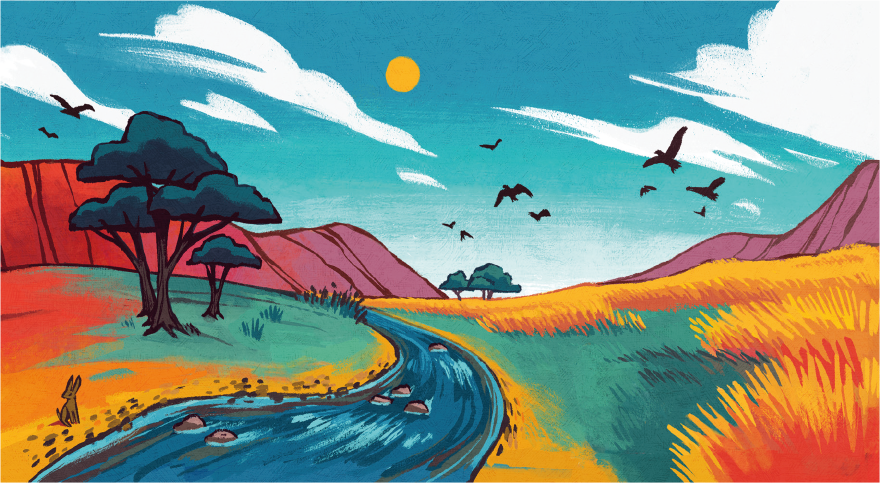
#> input picture src/assets/fustelle_back/offer_tiles_1.png, 1759 x 965 px, found by its file name (shown at 1/2 size)
$ python crop_cards.py
#> lines starting #> are read from the running program, lines starting #| are printed output that depends on the picture; pictures that were not available may be replaced by others from this repository, and a replacement may not be noted
#!/usr/bin/env python3
"""
Ritaglia le 7 offer tile dal panorama unificato (offer_tiles_1 + offer_tile_d + offer_tiles_3).

Centri delle carte nel panorama (4143px):
  A=313  B=880  C=1443  D=2073  E=2698  F=3265  G=3831

Tagli = mezzeria tra centri consecutivi:
  [0, 596, 1161, 1758, 2385, 2981, 3548, 4143]
"""
from PIL import Image
from pathlib import Path

BASE = Path(__file__).parent

STRIPS  = ['offer_tiles_1.png', 'offer_tile_d.png', 'offer_tiles_3.png']
CENTERS = [313, 880, 1443, 2073, 2698, 3265, 3831]
NAMES   = ['offer_tile_a.png', 'offer_tile_b.png', 'offer_tile_c.png',
           'offer_tile_d.png', 'offer_tile_e.png', 'offer_tile_f.png', 'offer_tile_g.png']

# Costruisce il panorama unificato
strips = [Image.open(BASE / s).convert('RGBA') for s in STRIPS]
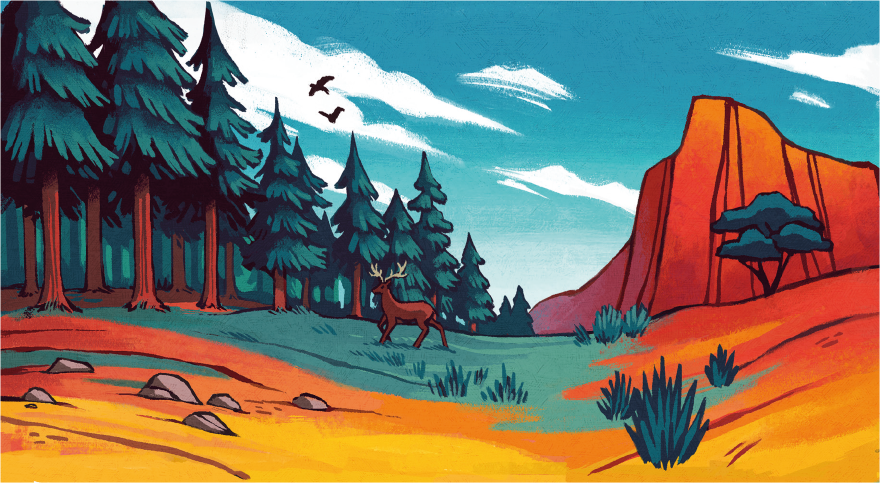
#> input picture src/assets/fustelle_back/offer_tiles_2.png, 1759 x 965 px, given in place of offer_tile_d.png, which was not available (shown at 1/2 size)
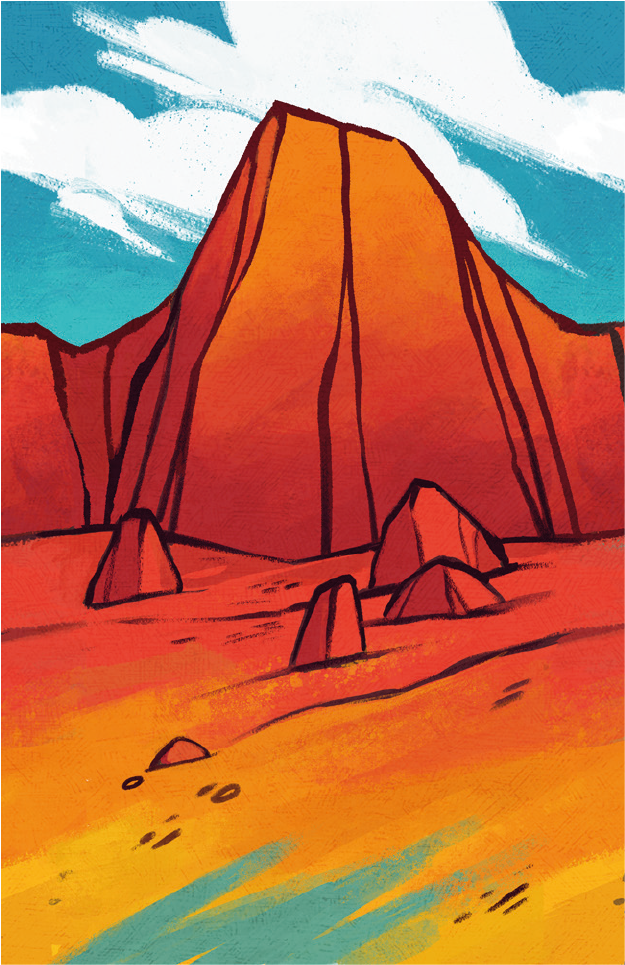
#> input picture src/assets/fustelle_back/offer_tiles_3.png, 625 x 965 px, found by its file name
#> strips = 3 items
total_w = sum(i.width for i in strips)
#> total_w = 4143
h = strips[0].height
#> h = 965
panorama = Image.new('RGBA', (total_w, h))
#> panorama: PIL image 4143x965 RGBA; every value is 0
x = 0
for img in strips:
    panorama.paste(img, (x, 0))
    x += img.width
#> this loop made 3 passes
#> x on passes 1 to 3: 1759, 3518, 4143
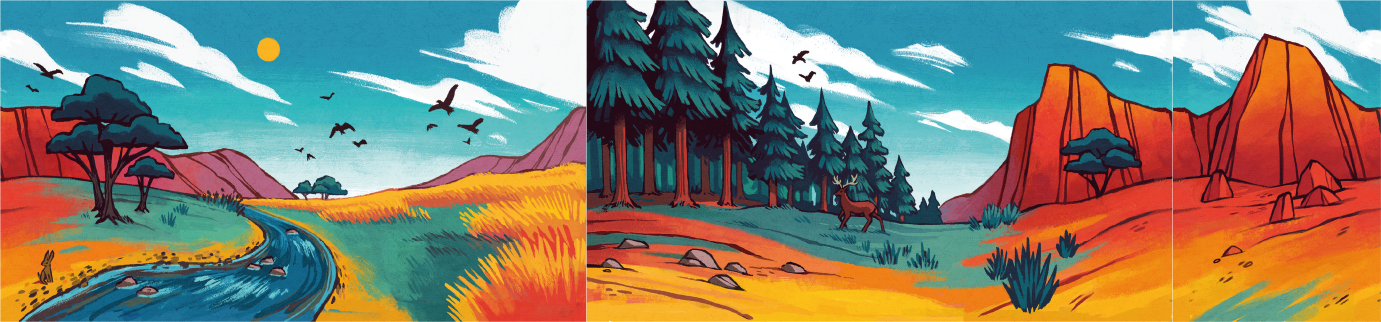
#> panorama: PIL image 4143x965 RGBA (shown at 1/3 size); mean R, G, B, A 132, 128.7, 113.2, 254.4; transparent parts drawn white
#> after the loop, x = 4143

# Tagli
cuts = [0] + [(CENTERS[i] + CENTERS[i+1]) // 2 for i in range(len(CENTERS)-1)] + [total_w]
#> cuts = [0, 596, 1161, 1758, 2385, 2981, 3548, 4143]

for i, name in enumerate(NAMES):
    x0, x1 = cuts[i], cuts[i+1]
    crop = panorama.crop((x0, 0, x1, h))
    crop.save(BASE / name, optimize=True)
    print(f'[{x0}:{x1}]  ->  {name}  ({crop.width}x{h})')
#> this loop made 7 passes
#> (x0, x1) on passes 1 to 7: (0, 596), (596, 1161), (1161, 1758), (1758, 2385), (2385, 2981), (2981, 3548), (3548, 4143)
#| [0:596]  ->  offer_tile_a.png  (596x965)
#| [596:1161]  ->  offer_tile_b.png  (565x965)
#| [1161:1758]  ->  offer_tile_c.png  (597x965)
#| [1758:2385]  ->  offer_tile_d.png  (627x965)
#| [2385:2981]  ->  offer_tile_e.png  (596x965)
#| [2981:3548]  ->  offer_tile_f.png  (567x965)
#| [3548:4143]  ->  offer_tile_g.png  (595x965)
#> pass 1, `crop = panorama.crop((x0, 0, x1, h))`:
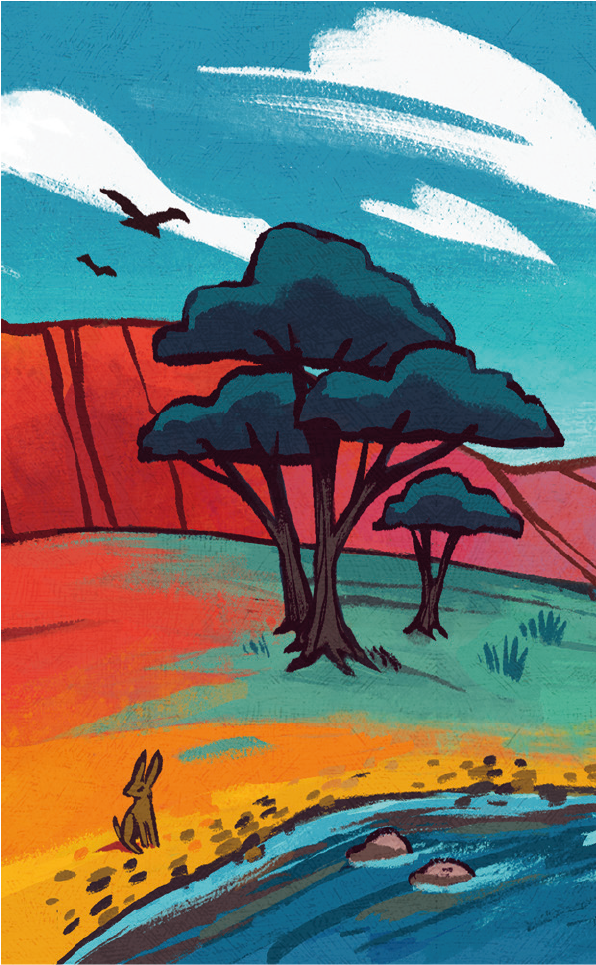
#> crop: PIL image 596x965 RGBA; mean R, G, B, A 112.2, 119.7, 114.4, 254.2; transparent parts drawn white
#> pass 2, `crop = panorama.crop((x0, 0, x1, h))`:
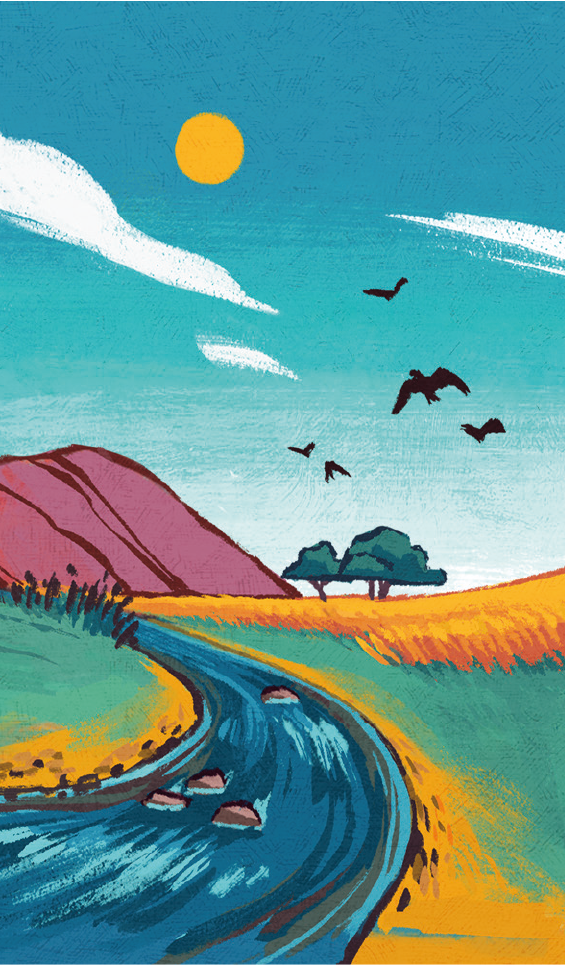
#> crop: PIL image 565x965 RGBA; mean R, G, B, A 98.1, 152.6, 150.4, 254.6; transparent parts drawn white
#> pass 3, `crop = panorama.crop((x0, 0, x1, h))`:
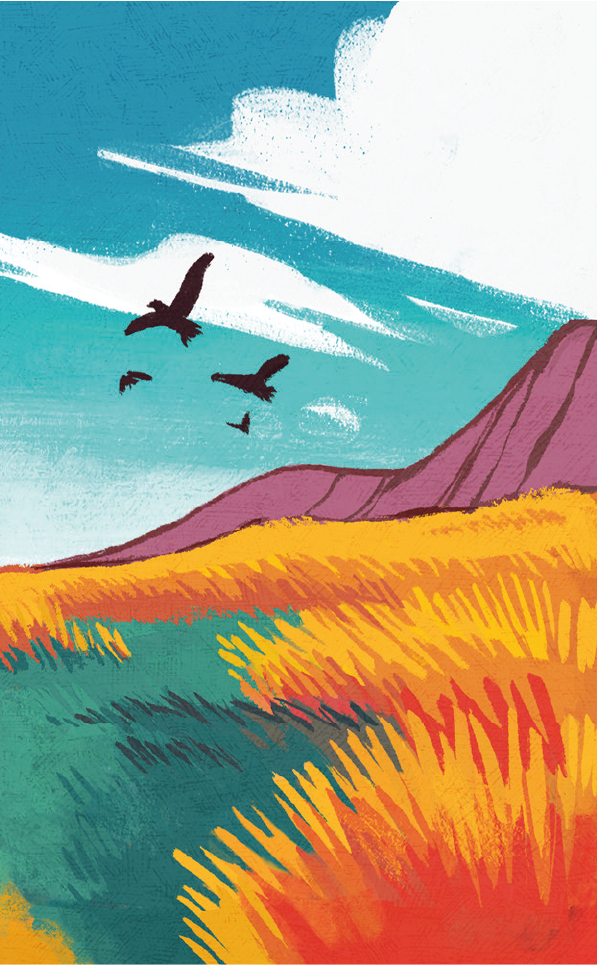
#> crop: PIL image 597x965 RGBA; mean R, G, B, A 158.1, 161.2, 139.8, 254.6; transparent parts drawn white
#> after the loop:
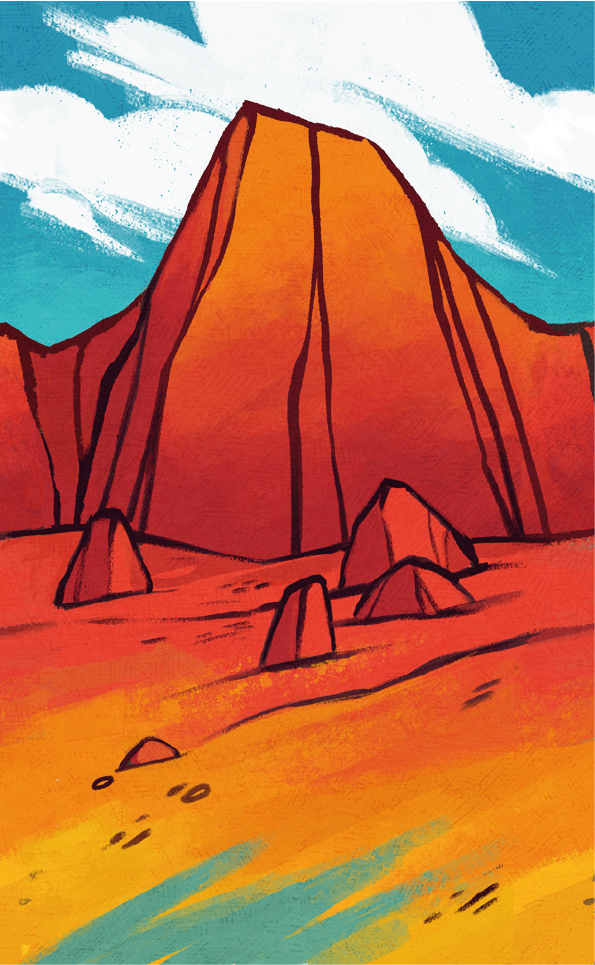
#> crop: PIL image 595x965 RGBA; mean R, G, B, A 187.8, 116.9, 83.7, 254.6; transparent parts drawn white

print('Done.')
